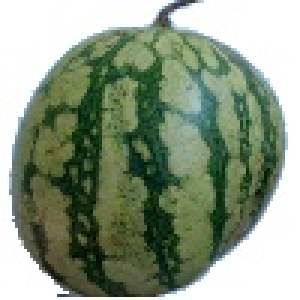
#> input picture img2.jpg, 100 x 100 px (shown 3 times larger)
$ python canny.py
#> lines starting #> are read from the running program, lines starting #| are printed output that depends on the picture
import cv2
import os

path = "C:\\Users\\alevo\\PycharmProjects\\lab1\\images"

img_watermelon = cv2.imread("img2.jpg")
#> img_watermelon is the input picture: shape (100, 100, 3); mean B, G, R 132.7, 153.7, 139.9
img_watermelon2 = cv2.imread("img.jpg")
img_apple = cv2.imread("img_1.jpg")
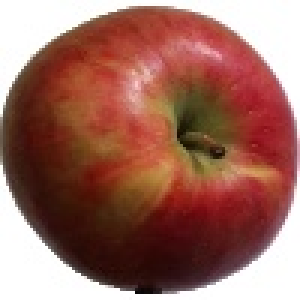
#> input picture img_1.jpg, 100 x 100 px (shown 3 times larger)
#> img_apple is the input picture: shape (100, 100, 3); mean B, G, R 95.5, 106.8, 157.1

t_lower = 150
t_upper = 500

edge_watermelon = cv2.Canny(img_watermelon, t_lower, t_upper)
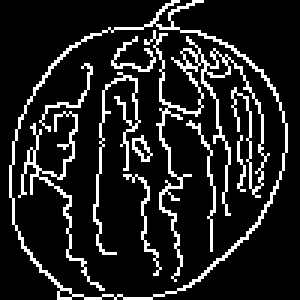
#> edge_watermelon: shape (100, 100) (shown 3 times larger); 13.4% white in thin lines or dots
edge_watermelon1 = cv2.Canny(img_watermelon2, t_lower, t_upper)
edge_apple = cv2.Canny(img_apple, t_lower, t_upper)
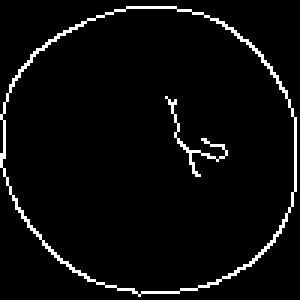
#> edge_apple: shape (100, 100) (shown 3 times larger); 4.2% white in thin lines or dots

os.chdir(path)
filename_apple = 'apple.jpg'
filename_watermelon = 'watermelon.jpg'
filename_watermelon2 = 'watermelon_2.jpg'

cv2.imwrite(filename_apple, edge_apple)
cv2.imwrite(filename_watermelon, edge_watermelon)
# cv2.imwrite(filename_watermelon2, edge_watermelon1)

cv2.waitKey(0)
cv2.destroyAllWindows()
